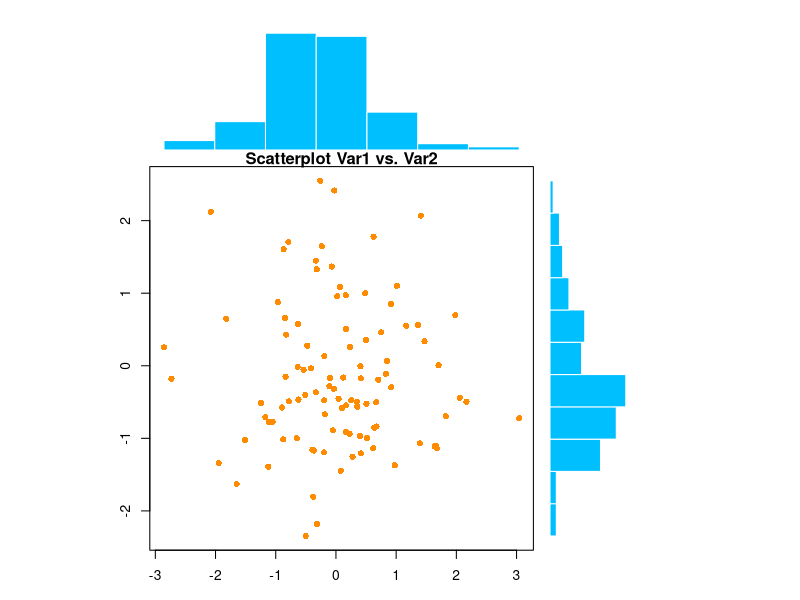
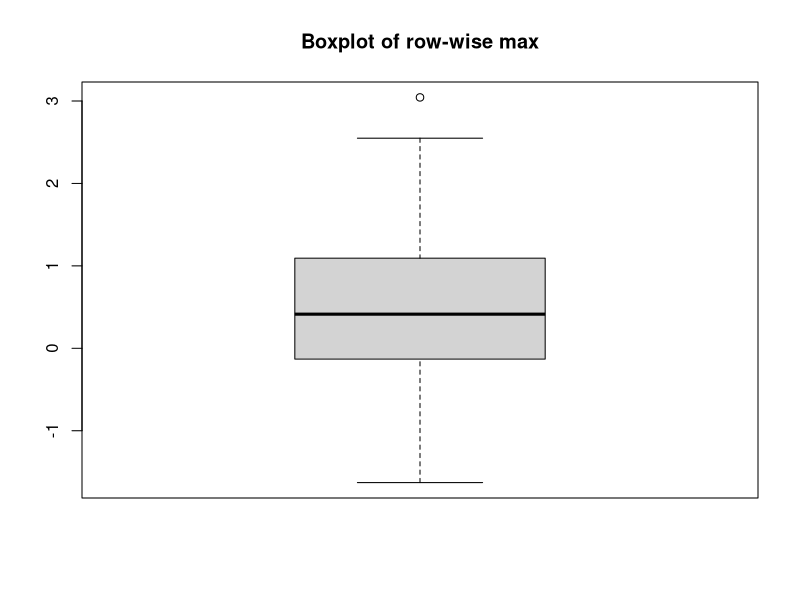

Recreate these plots in R, in order.
## ---- chunk 1
set.seed(1234)
Var1 <- rnorm(n=100)
Var2 <- rnorm(n=100)
Var3 <- rnorm(n=100)
## ---- chunk 2
print(Var1)
print(Var2)
print(Var3)
## ---- chunk 3
myMatrix <- matrix(Var1, 10, 10)
## ---- chunk 4
# reference: help document of function layout

old.par <- par(no.readonly = TRUE) # save default, for resetting
nf <- layout(matrix(c(2, 0, 1, 3), 2, 2, byrow=TRUE), widths=c(3,1), heights=c(1,3), respect=TRUE)
par(mar=c(3,3,1,1))
# scatter plot of Var1 vs. Var2
plot(x=Var2, y=Var1, pch=16, cex=1, col="darkorange", main='Scatterplot Var1 vs. Var2')
# histograms
xhist <- hist(Var2, plot=FALSE)
yhist <- hist(Var1, plot=FALSE)
top <- max(c(xhist$counts, yhist$counts))
par(mar=c(0,3,2,1))
barplot(xhist$counts, axes=FALSE, ylim=c(0,top), space=0, col="deepskyblue", border="white")
par(mar=c(3,0,1,2))
barplot(yhist$counts, axes=FALSE, xlim=c(0,top), space=0, col="deepskyblue", border="white", horiz=TRUE)

par(old.par) # reset to default
## ---- chunk 5
taskFunction <- function(nameVector, ...) {  
  
  # 
  # Input
  # nameVector: a vector of length p containing the names of the vectors
  # ...: p vectors that need to get combined
  #
  # Output
  # a pdf file that contains boxplot
  # the mean value of the result vector
  #
   
  # combine vectors into dataframe
  df <- data.frame(...)
  p <- ncol(df)
  
  if (length(nameVector) != p) {
    print("Length of nameVector does not equal to p...")
    return(FALSE)
  } 
  
  colnames(df) <- nameVector 
  # get row wise maximum
  rowMax <- apply(df, 1, max)
  # and store it
  save(rowMax, file="row_max_vector.RData")
  # plot boxplot and store to pdf
  pdf("Xu_Hong_Solutions_myPlot.pdf")
  boxplot(rowMax, col="lightgray", main="Boxplot of row-wise max")
  dev.off()
  # return mean
  return(mean(rowMax)) 
}
taskFunction(c("Var1", "Var2"), Var1, Var2)

